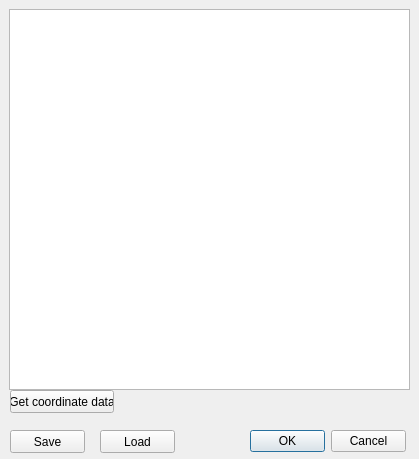
<?xml version="1.0" encoding="UTF-8"?>
<ui version="4.0">
 <class>graphic_info</class>
 <widget class="QDialog" name="graphic_info">
  <property name="geometry">
   <rect>
    <x>0</x>
    <y>0</y>
    <width>419</width>
    <height>459</height>
   </rect>
  </property>
  <property name="windowTitle">
   <string>Dialog</string>
  </property>
  <widget class="QTableWidget" name="info_table">
   <property name="geometry">
    <rect>
     <x>9</x>
     <y>9</y>
     <width>401</width>
     <height>381</height>
    </rect>
   </property>
  </widget>
  <widget class="QDialogButtonBox" name="buttonBox">
   <property name="geometry">
    <rect>
     <x>250</x>
     <y>430</y>
     <width>156</width>
     <height>23</height>
    </rect>
   </property>
   <property name="orientation">
    <enum>Qt::Horizontal</enum>
   </property>
   <property name="standardButtons">
    <set>QDialogButtonBox::Cancel|QDialogButtonBox::Ok</set>
   </property>
  </widget>
  <widget class="QPushButton" name="pushButton">
   <property name="geometry">
    <rect>
     <x>10</x>
     <y>390</y>
     <width>104</width>
     <height>23</height>
    </rect>
   </property>
   <property name="text">
    <string>Get coordinate data</string>
   </property>
  </widget>
  <widget class="QPushButton" name="save_button">
   <property name="geometry">
    <rect>
     <x>10</x>
     <y>430</y>
     <width>75</width>
     <height>23</height>
    </rect>
   </property>
   <property name="text">
    <string>Save</string>
   </property>
  </widget>
  <widget class="QPushButton" name="loadbutton">
   <property name="geometry">
    <rect>
     <x>100</x>
     <y>430</y>
     <width>75</width>
     <height>23</height>
    </rect>
   </property>
   <property name="text">
    <string>Load</string>
   </property>
  </widget>
 </widget>
 <resources/>
 <connections>
  <connection>
   <sender>buttonBox</sender>
   <signal>accepted()</signal>
   <receiver>graphic_info</receiver>
   <slot>accept()</slot>
   <hints>
    <hint type="sourcelabel">
     <x>248</x>
     <y>254</y>
    </hint>
    <hint type="destinationlabel">
     <x>157</x>
     <y>274</y>
    </hint>
   </hints>
  </connection>
  <connection>
   <sender>buttonBox</sender>
   <signal>rejected()</signal>
   <receiver>graphic_info</receiver>
   <slot>reject()</slot>
   <hints>
    <hint type="sourcelabel">
     <x>316</x>
     <y>260</y>
    </hint>
    <hint type="destinationlabel">
     <x>286</x>
     <y>274</y>
    </hint>
   </hints>
  </connection>
 </connections>
</ui>
